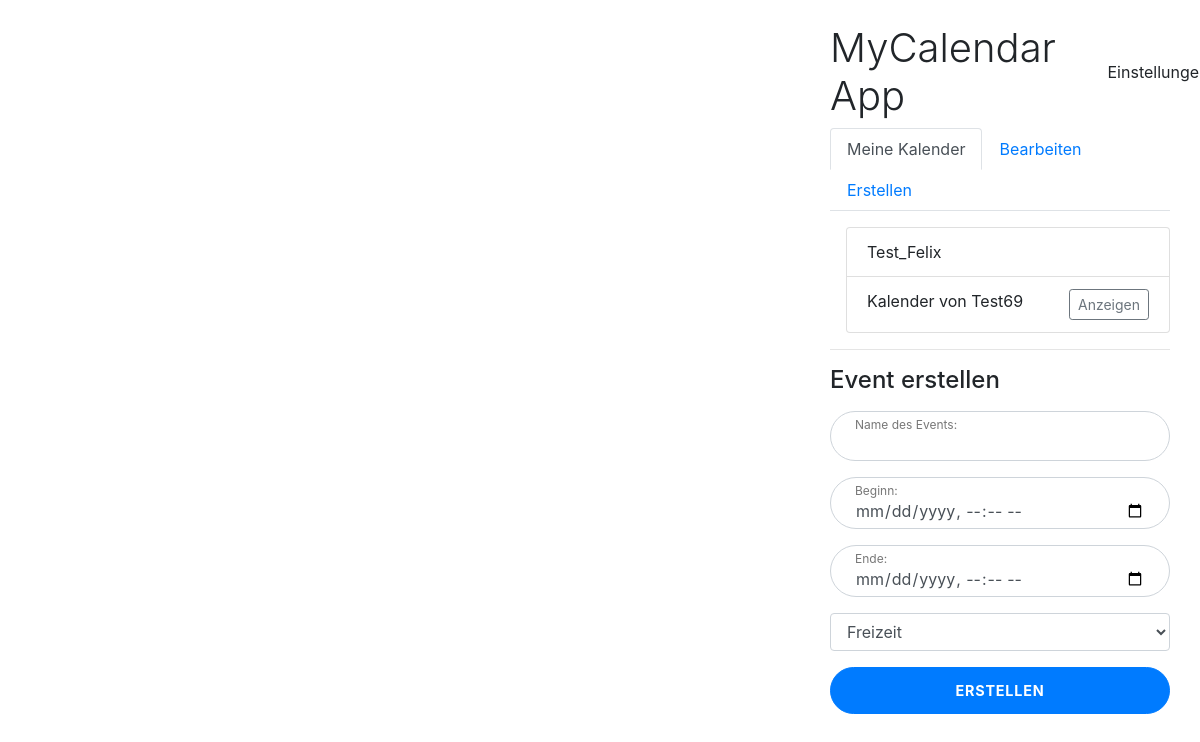
The page /home (signed in) on the database as committed earlier.
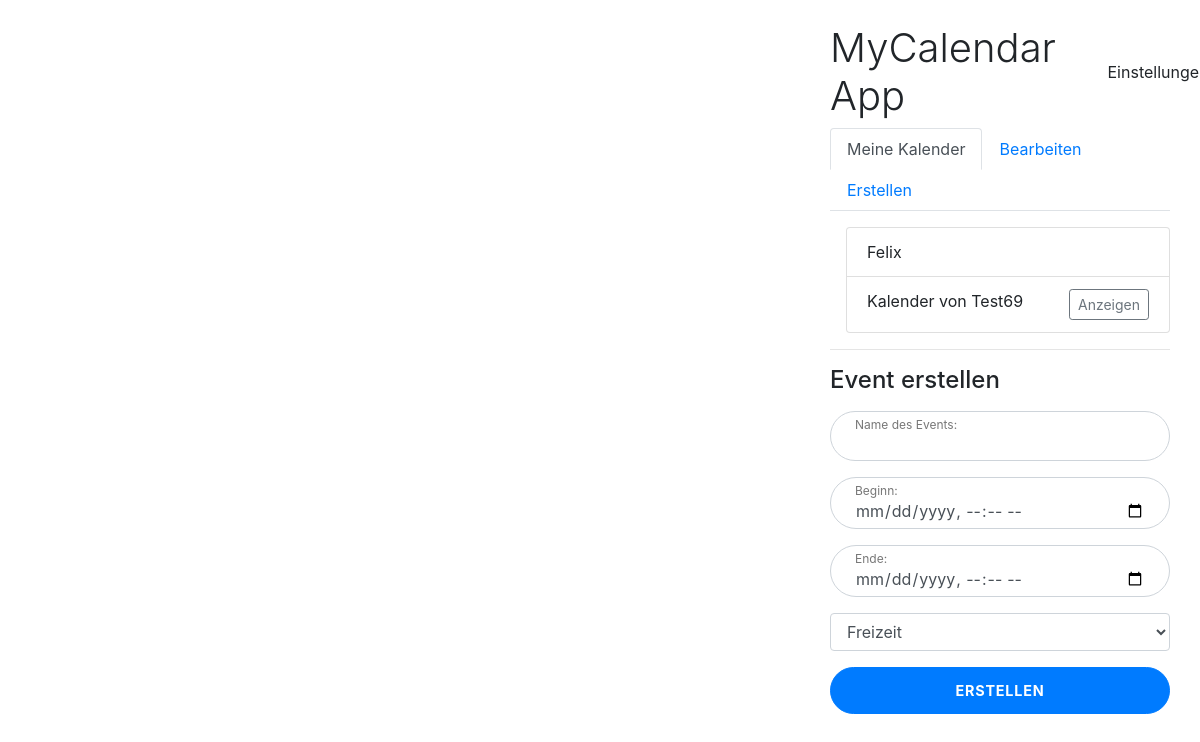
The same page on the database as committed later.
### mycalendar/models.py (models this page shows, shortened)
class Calendar(models.Model):
    calendar_id = models.AutoField(primary_key=True)
    name = models.CharField(max_length=255)
    owner = models.ForeignKey(Account, on_delete=models.CASCADE)
    visible_for = models.ManyToManyField(Account, related_name="visible_for")
    editable_by = models.ManyToManyField(Account, related_name="editable_by")

### mycalendar/views.py (the view, shortened to what this page needs)
# urls.py: path('home', homeView, name='home'),
@login_required
def homeView(request):
    context = {}
    createEventForm = EventCreateForm()
    editEventForm = EventEditForm()
    if "selected_calendar" in request.GET:
        selected_calendar = request.GET["selected_calendar"]
        firstCalendar = True
    else:
        firstCalendar = Calendar.objects.filter(Q(owner=request.user.pk) | Q(visible_for=request.user)).first()
        if firstCalendar:
            selected_calendar = firstCalendar.calendar_id
    queryset_visible = Calendar.objects.filter(Q(owner=request.user.pk) | Q(visible_for=request.user))
    queryset_editable = Calendar.objects.filter(Q(owner=request.user.pk) | Q(editable_by=request.user))
    context["calendars"] = CalendarSerializer(queryset_editable, many=True).data
    context["createform"] = CalendarForm()
    context["editform"] = CalendarEditForm(initial={"user_id": request.user.pk, "owner": request.user})
    context["my_calendars"] = queryset_visible
    if firstCalendar:
        context["events"] = getEventsForCalender(selected_calendar)
        context["selected_calendar"] = int(selected_calendar)
    context["event_createform"] = createEventForm
    context["event_editform"] = editEventForm
    return render(request, "home.html", context)

### mycalendar/forms.py (shortened to what this page needs)
class CalendarForm(forms.ModelForm):
    visible_for = forms.CharField(required=False)
    editable_by = forms.CharField(required=False)
    class Meta:
        model = Calendar  # Specifies the model to be used
        exclude = ("owner", "visible_for", "editable_by")  # Fields to be excluded from the form

class CalendarEditForm(CalendarForm):
    visible_for = forms.CharField(required=False)
    editable_by = forms.CharField(required=False)
    calendar_id = forms.CharField(required=True)
    class Meta:
        model = Calendar  # Specifies the model to be used
        exclude = ("visible_for", "editable_by",)  # Fields to be excluded from the form
    def __init__(self, *args, **kwargs):
        super(CalendarEditForm, self).__init__(*args, **kwargs)
        if self.initial:
            self.fields["calendars"] = forms.ChoiceField(choices=get_calendars(self.initial["user_id"]), required=True)

### mycalendar/forms.py (called while the page is built)
def get_calendars(user_id):
    calendars = Calendar.objects.filter(Q(owner=user_id) | Q(editable_by=user_id))
    choices = []
    for calendar in calendars:
        choices.append((calendar.pk, calendar.name))
    return choices

### mycalendar/serializers.py (called while the page is built)
    def get_visible_for(self, obj):
        return "; ".join(obj.visible_for.all().values_list('email', flat=True))

    def get_editable_by(self, obj):
        return "; ".join(obj.editable_by.all().values_list('email', flat=True))

    def get_icon(self, obj):
        if obj.event_type == "AR":
            return "briefcase"
        else:
            return "tree"

    def get_title(self, obj):
        return obj.name

    def get_start(self, obj):
        return obj.start_date

    def get_end(self, obj):
        return obj.end_date

### mycalendar/views.py (called while the page is built)
def getEventsForCalender(selected_calendar):
    calendar = Calendar.objects.get(calendar_id=selected_calendar)
    serializedEvents = EventSerializer(calendar.event_set.all(), many=True).data
    return serializedEvents

### mycalendar/templates/home.html (shortened to what this page needs)
{% extends 'base.html' %}
{% load widget_tweaks %}
{% block content %}
<div class="container-fluid">
    <div class="row">
        <div id="calendar" class="d-none d-md-flex col-md-4 col-lg-8 p-3"></div>
        <div class="col-md-8 col-lg-4" id="containerForSlideMenu">
            <div class="login d-flex py-3">
                <div class="container">
                    <div class="row">
                        <div class="col-lg-12">
                            <div class="row my-2">
                                <div class="col-md-9">
                                    <h1 class="login-heading mb-4 my-auto">MyCalendar App</h1>
                                </div>
                                <div class="col-md-3 my-auto" onclick="openNav()" style="cursor: pointer;">
                                    Einstellungen
                                </div>
                            </div>
                            <ul class="nav nav-tabs" id="myTab" role="tablist">
                                <li class="nav-item" role="presentation">
                                    <a class="nav-link active" id="mycalendars-tab" data-toggle="tab" href="#mycalendars" role="tab" aria-controls="mycalendars" aria-selected="true">Meine Kalender</a>
                                </li>
                                <li class="nav-item" role="presentation">
                                    <a class="nav-link" id="editcalendar-tab" data-toggle="tab" href="#editcalendar" role="tab" aria-controls="editcalendar" aria-selected="false">Bearbeiten</a>
                                </li>
                                <li class="nav-item" role="presentation">
                                    <a class="nav-link" id="createcalendar-tab" data-toggle="tab" href="#createcalendar" role="tab" aria-controls="createcalendar" aria-selected="false">Erstellen</a>
                                </li>
                            </ul>
                            <div class="tab-content" id="myTabContent">
                                <div class="tab-pane fade show active" id="mycalendars" role="tabpanel" aria-labelledby="mycalendars-tab">
                                    <div class="row mt-3">
                                        <div class="col-md-12">
                                            <ul class="list-group">
                                                {% for calendar in my_calendars %}
                                                <li class="list-group-item ml-3">
                                                    {{ calendar.name }} {% if selected_calendar != calendar.calendar_id %}
                                                    <a type="button" class="btn btn-sm btn-outline-secondary float-right" href="{% url 'home' %}?selected_calendar={{calendar.calendar_id}}">Anzeigen</a>
                                                    {% endif %}
                                                </li>
                                                {% endfor %}
                                            </ul>
                                            <hr />
                                            {% if calendars|length > 0 %}
                                            <h4>Event erstellen</h4>
                                            <form method="post" class="mt-3">
                                                <div class="form-label-group">
                                                    {% render_field event_createform.name class="form-control" id="id_name_event" %}
                                                    <label for="id_name_event">Name des Events:</label>
                                                </div>
                                                <div class="form-label-group">
                                                    {% render_field event_createform.start_date class="form-control" type="datetime-local" %}
                                                    <label for="id_start_date">Beginn:</label>
                                                </div>
                                                <div class="form-label-group">
                                                    {% render_field event_createform.end_date class="form-control" type="datetime-local" %}
                                                    <label for="id_end_date">Ende:</label>
                                                </div>
                                                <div class="form-label-group">
                                                    {% render_field event_createform.event_type class="form-control" %} {{ event_createform.event_type.errors }}
                                                </div>
                                                <button class="btn btn-lg btn-primary btn-block btn-login text-uppercase font-weight-bold mb-2" type="submit" name="action" value="create_event">Erstellen</button>
                                            </form>
                                            {% endif %}
                                        </div>
                                    </div>
                                </div>
                            </div>
                        </div>
                    </div>
                </div>
            </div>
        </div>
    </div>
</div>
{% endblock content %}

### mycalendar/templates/base.html (shortened to what this page needs)
<!DOCTYPE html>
{% load static %}
<html lang="de">
<head>
    <link rel="stylesheet" href="https://cdn.jsdelivr.net/npm/bootstrap@4.6.0/dist/css/bootstrap.min.css">
    <link rel="stylesheet" href="https://cdn.jsdelivr.net/npm/fullcalendar@5.5.1/main.min.css">
    <link href='https://cdn.jsdelivr.net/npm/@fortawesome/fontawesome-free@5.13.1/css/all.css' rel='stylesheet'>
</head>
<body>
{% block content %} {% endblock content %}
</body>
</html>

Rows that differ between the two databases and show on the page:
changed Calendar: name "Test_Felix" → "Felix"
